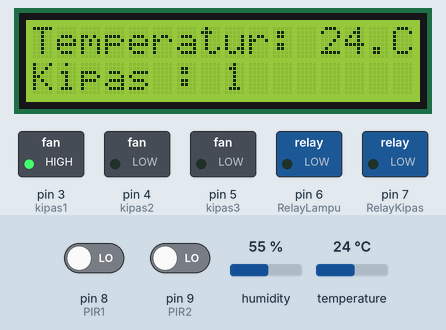
Simulated run of this sketch. Board: Arduino Uno, built with avr-gcc and run on an emulated ATmega328P. Shown: 16×2 character LCD, switched loads named in the sketch (green lamp = pin HIGH). The inputs (shaded band) are chosen by the test bench; at power-on: temperature 24 °C, pin 9 (PIR2) LOW, pin 8 (PIR1) LOW, humidity 55 %.

Above: at 1.2 s.
1.3 s: temperature set to 30.5 °C
At 3.3 s:
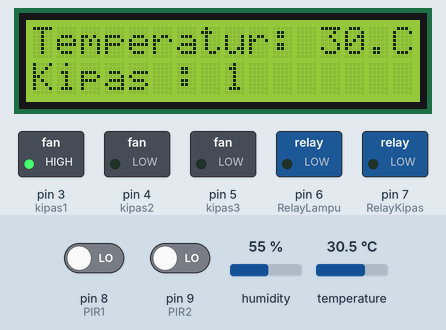
3.6 s: temperature set to 31.6 °C
At 4.7 s:
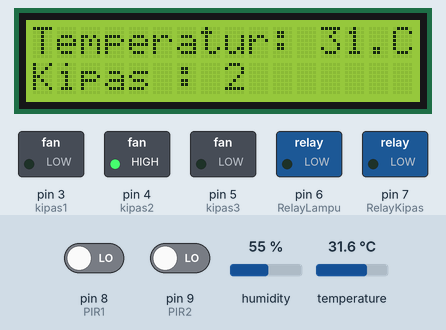
5.6 s: pin 9 (PIR2) driven HIGH
At 6.6 s:
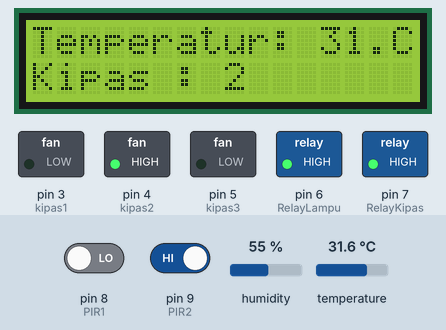
7.1 s: temperature set to 28 °C
At 9.3 s:
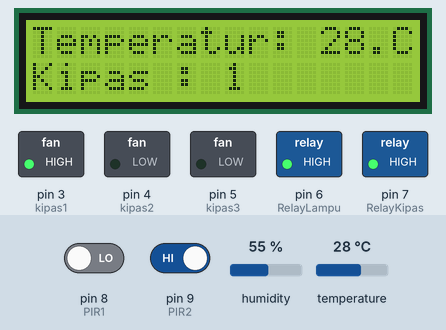
9.6 s: temperature set to 41 °C
At 10.9 s:
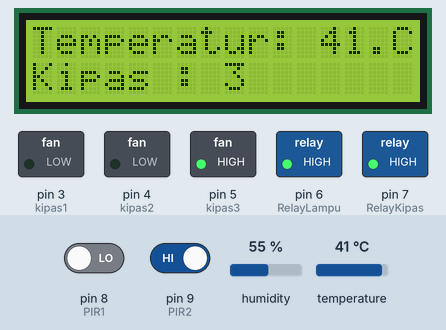
11.7 s: pin 9 (PIR2) driven LOW
At 12.8 s:
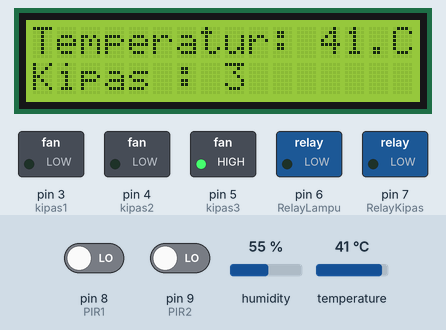
Timing chart, 0 to 14.2 s (numbered marks = the images above; inputs shaded):
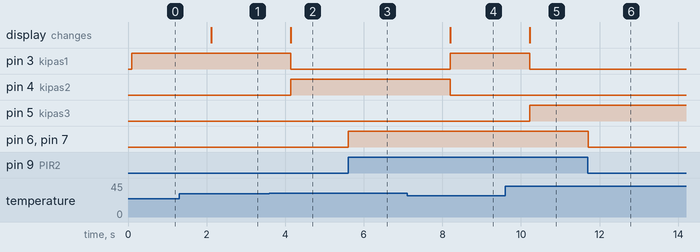

The sketch:

ControlRelay_PIR_DHT.ino
```cpp
#include<Wire.h>
#include <LiquidCrystal_I2C.h>
LiquidCrystal_I2C lcd(0x27, 16, 2);

#include <DHT.h>
DHT dht(2,DHT21);

int kipas1=3;
int kipas2=4;
int kipas3=5;
int RelayLampu =6;
int RelayKipas =7;
int PIR1 =8;
int PIR2 =9;

void setup(){
  Serial.begin(9600);
  dht.begin();
  lcd.init();
  lcd.backlight();
  pinMode(RelayLampu,OUTPUT);
  pinMode(RelayKipas,OUTPUT);
  pinMode(kipas1,OUTPUT);
  pinMode(kipas2,OUTPUT);
  pinMode(kipas3,OUTPUT);
  pinMode(PIR1,INPUT);
  pinMode(PIR2,INPUT);
}
void loop(){
  int value1 = digitalRead(PIR1);
  if (value1 == HIGH){
    digitalWrite(RelayLampu,HIGH);
    digitalWrite(RelayKipas,HIGH);
  }
  else {
    digitalWrite(RelayLampu,LOW);
    digitalWrite(RelayKipas,LOW);
  }

    int value2 = digitalRead(PIR2);
  if (value2 == HIGH){
    digitalWrite(RelayLampu,HIGH);
    digitalWrite(RelayKipas,HIGH);
  }
  else {
    digitalWrite(RelayLampu,LOW);
    digitalWrite(RelayKipas,LOW);
  }

  int kelembaban=dht.readHumidity();
  int suhu=dht.readTemperature();
  lcd.setCursor(0,0);
  lcd.print("Temperatur:");
  lcd.setCursor(12,0);
  lcd.print(suhu);
  lcd.setCursor(14,0);
  lcd.print(".C");

  lcd.setCursor(0,1);
  lcd.print("Kipas :");
  lcd.setCursor(8,1);

  if(suhu>=24 && suhu<=30){
    digitalWrite(kipas1,HIGH);
    digitalWrite(kipas2,LOW);
    digitalWrite(kipas3,LOW);
    lcd.print("1 ");}


  else if(suhu>=31 && suhu<=34){
    digitalWrite(kipas1,LOW);
    digitalWrite(kipas2,HIGH);
    digitalWrite(kipas3,LOW);
    lcd.print("2 ");}

  else if(suhu>=35){
    digitalWrite(kipas1,LOW);
    digitalWrite(kipas2,LOW);
    digitalWrite(kipas3,HIGH);
    lcd.print("3 ");}
}
```

Measured:
- the behaviour switches between 30.9 and 31 °C on temperature (found by bisection; images 1 and 2)
- after the input at 1.3 s, the display: changes after 0.82 s (image 1)
- after the input at 3.6 s, pin 3 (kipas1): HIGH → LOW after 0.54 s; pin 4 (kipas2): LOW → HIGH after 0.54 s; the display: changes after 0.55 s (image 2)
- after the input at 5.6 s, pin 6 (RelayLampu), pin 7 (RelayKipas): LOW → HIGH at once
- after the input at 7.1 s, pin 3 (kipas1): LOW → HIGH after 1.1 s; pin 4 (kipas2): HIGH → LOW after 1.1 s; the display: changes after 1.1 s (image 4)
- after the input at 9.6 s, pin 3 (kipas1): HIGH → LOW after 0.62 s; pin 5 (kipas3): LOW → HIGH after 0.62 s; the display: changes after 0.62 s (image 5)
- after the input at 11.7 s, pin 6 (RelayLampu), pin 7 (RelayKipas): HIGH → LOW at once
